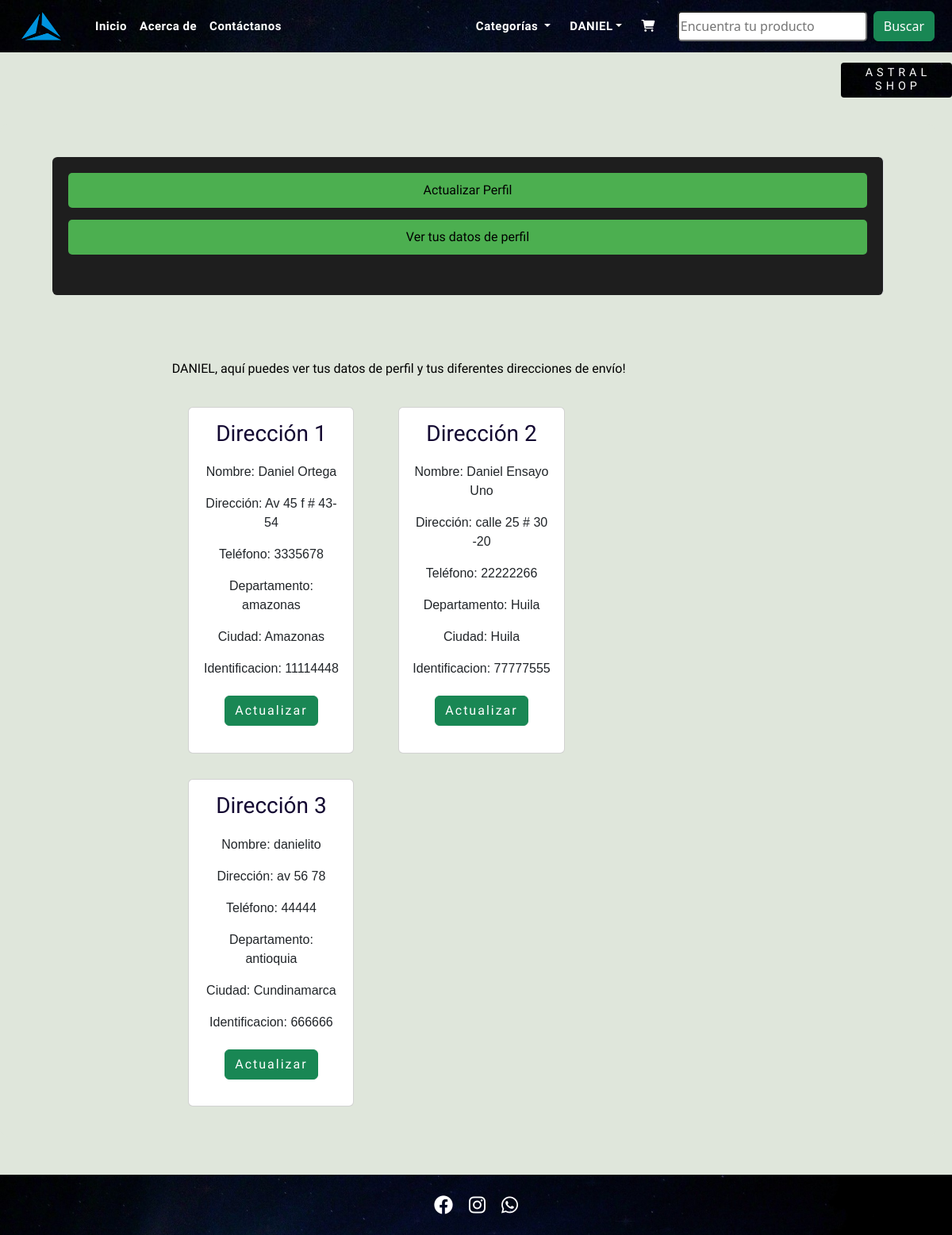
Page /address/ (signed in) on the earlier database version.
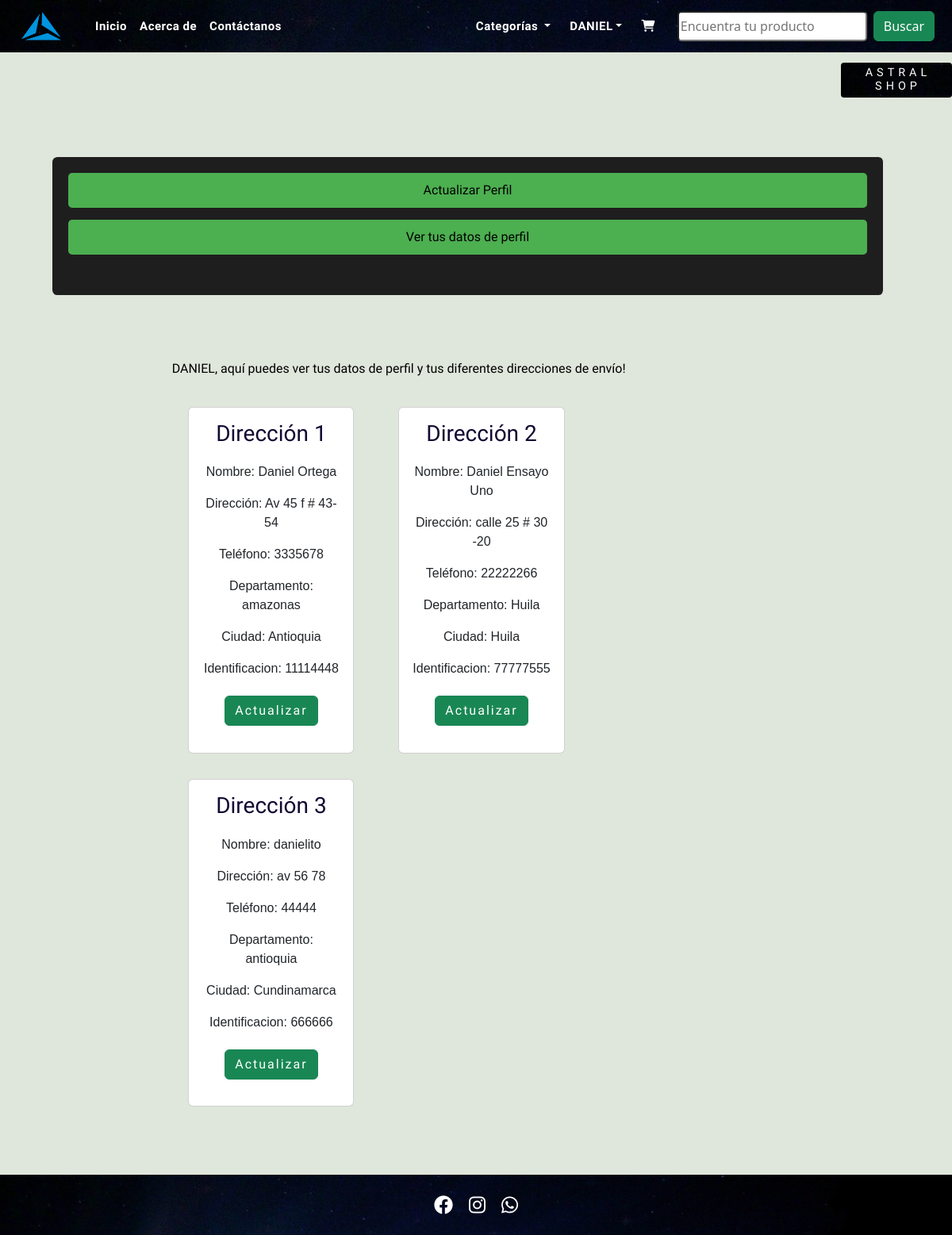
Same page on the later database version.
### app/models.py (models this page shows, shortened)
class Customer(models.Model):
    user = models.ForeignKey(User,on_delete=models.CASCADE)
    nombre = models.CharField(max_length=200)
    direccion = models.CharField(max_length=200)
    telefono = models.IntegerField(default=0)
    departamento = models.CharField(max_length=200)
    identificacion = models.IntegerField()
    ciudad = models.CharField(choices=STATE_CHOICES, max_length=100)
    class Meta:
        verbose_name_plural = "Administradores"

### app/views.py (the view)
# urls.py: path('address/', views.address,name='address'),
@login_required
def address(request):
        add = Customer.objects.filter(user=request.user)
        totalitem = 0
        wishitem = 0
        if request.user.is_authenticated:
            totalitem = len(Cart.objects.filter(user=request.user))
            wishitem = len(Wishlist.objects.filter(user=request.user))
        return render(request, 'app/address.html',locals())

### app/templates/app/address.html (shortened to what this page needs)
{% extends 'app/base.html' %}
{% load static %}
{% block main-content %}
    <div class="my-container-logo">
        <div class="presentacion-logo">
            <h1>Astral Shop</h1>
        </div>
    </div>
    <div class="profile-container my-5">
        <div class="row">
            <div class="col-sm-2 border-end">
                <ul class="list-unstyled">
                    <li class="d-grid"><a href="{% url 'profile' %}" class="btn btn-custom-primary">Actualizar Perfil</a></li>
                    <li class="d-grid"><a href="{% url 'address' %}" class="btn btn-custom-secondary">Ver tus datos de perfil</a></li>
                </ul>
            </div>
            <div class="col-sm-8 offset-sm-1">
                <br><br>
                <h4><span style="text-transform: uppercase;">{{request.user}}, </span>aquí puedes ver tus datos de perfil y tus diferentes direcciones de envío!</h4>
                <div class="col-sm-9 offset-sm-1">
                    <div class="row">
                        {% for ad in add %}
                        <div class="col-sm-6">
                            <div class="card m-3">
                                <div class="card-body">
                                    <h3>Dirección {{forloop.counter}}</h3>
                                    <p>Nombre: {{ad.nombre}}</p>
                                    <p>Dirección: {{ad.direccion}}</p>
                                    <p>Teléfono: {{ad.telefono}}</p>
                                    <p>Departamento: {{ad.departamento}}</p>
                                    <p>Ciudad: {{ad.ciudad}}</p>
                                    <p>Identificacion: {{ad.identificacion}}</p>
                                    <p class="text-center"><a href="{% url 'updateAddress' pk=ad.id %}" type="button" class="btn btn-success">Actualizar</a></p>
                                </div>
                            </div>
                        </div>
                        {% endfor %}
                    </div>
                </div>
            </div>
        </div>
    </div>
{% endblock main-content %}

Differences in the rows shown:
changed Customer "Daniel Ortega": ciudad "Amazonas" → "Antioquia"
